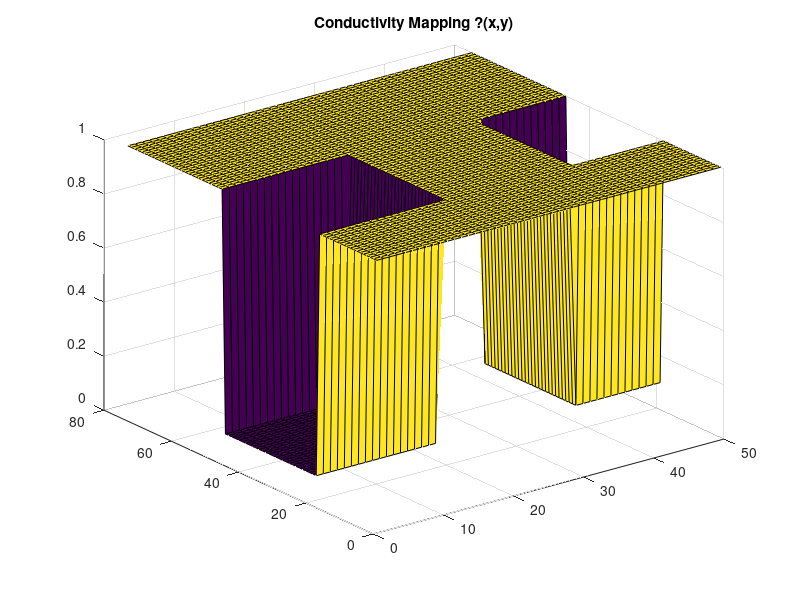
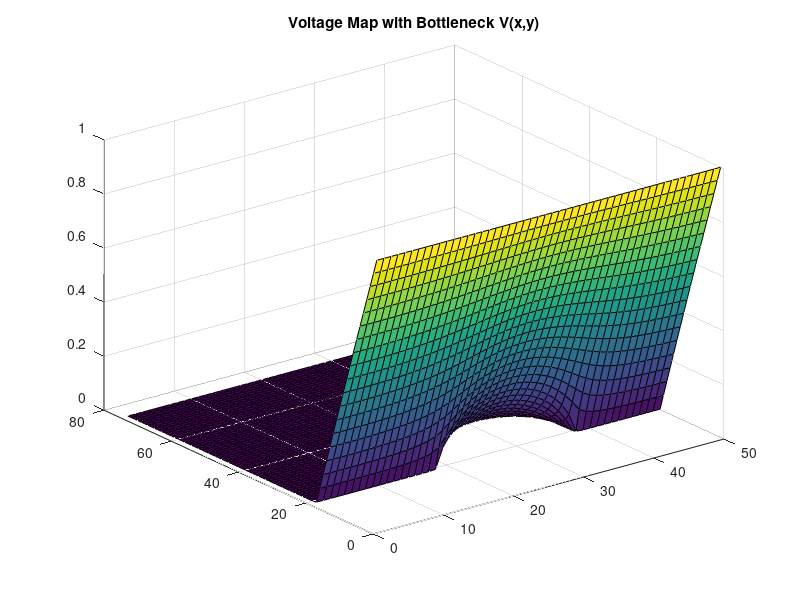
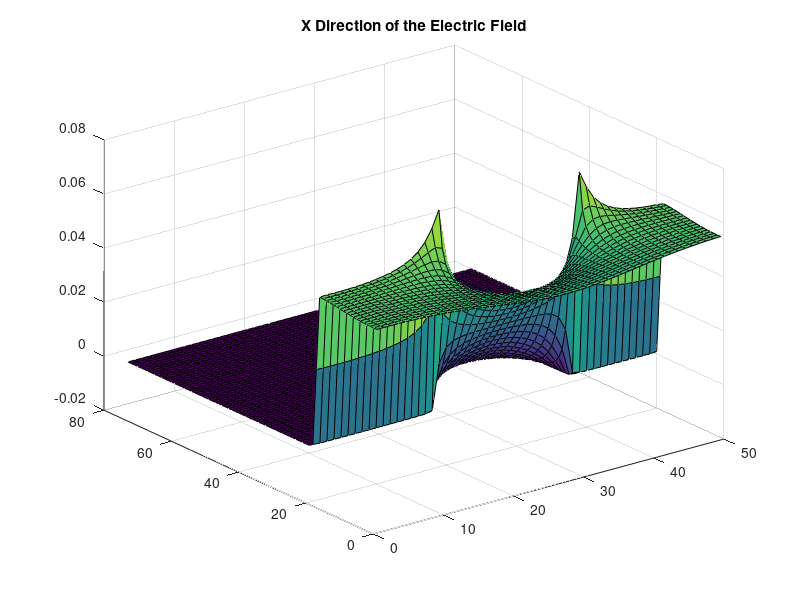
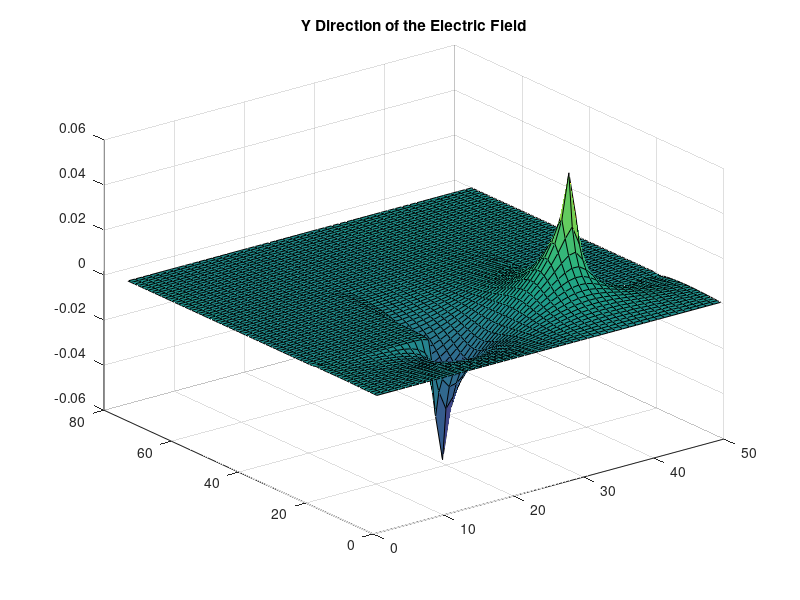

Write the MATLAB code that produced these figures, in order.


L = 75;
W = 50;
Gmatrix = sparse((W * L), (W * L));
F = zeros(1,(W*L));
vo = 1;

% conductivity Values 
condout = 1; %Conductivity outside the boxes   
condin = 10e-2; %Conductivity inside the boxes  
inner1 = [(L* 1/4), (L * 2.5/4), 0, (W * 1.5/4)];%top box region
inner2 = [(L * 1/4), (L * 2.5/4),  W, (W * 3/4)];%bottom box region


    
    
  for i = 1:1:L

    for j = 1:1:W
        
        k = j + (i - 1) * W;
        nym = j + ((i - 1)-1)*W;
        nyp = j + ((i + 1)-1)*W;
        nxm = (j-1) + (i - 1)*W;
        nxp = (j+1) + (i - 1)*W;
        if i == 1
            Gmatrix(k, :) = 0;
            Gmatrix(k, k) = 1;
            F(1, k) = 1;
        elseif i == L
            Gmatrix(k, :) = 0;
            Gmatrix(k, k) = 1;
            
        elseif j == 1 && i > 1 && i < L
            
            if i == inner2(1)
                Gmatrix(k, k) = -3;
                Gmatrix(k, nyp) = condin;
                Gmatrix(k, nxp) = condin;
                Gmatrix(k, nxm) = condout;
            
            elseif i == inner2(2)
                Gmatrix(k, k) = -3;
                Gmatrix(k, nyp) = condin;
                Gmatrix(k, nxp) = condout;
                Gmatrix(k, nxm) = condin;
                
            elseif (i > inner2(1) && i < inner2(2))
                Gmatrix(k, k) = -3;
                Gmatrix(k, nyp) = condin;
                Gmatrix(k, nxp) = condin;
                Gmatrix(k, nxm) = condin;
            else
                Gmatrix(k, k) = -3;
                Gmatrix(k, nyp) = condout;
                Gmatrix(k, nxp) = condout;
                Gmatrix(k, nxm) = condout;
            end
            
        elseif j == W && i > 1 && i < L
            
            if i == inner2(1)
                Gmatrix(k, k) = -3;
                Gmatrix(k,nym) = condin;
                Gmatrix(k, nxp) = condin;
                Gmatrix(k, nxm) = condout;
            
            elseif i == inner2(2)
                Gmatrix(k, k) = -3;
                Gmatrix(k, nym) = condin;
                Gmatrix(k, nxp) = condout;
                Gmatrix(k, nxm) = condin;
                
            elseif (i > inner2(1) && i < inner2(2)) 
                Gmatrix(k, k) = -3;
                Gmatrix(k, nym) = condin;
                Gmatrix(k, nxm) = condin;
                Gmatrix(k, nxm) = condin;
            else 
                Gmatrix(k, k) = -3;
                Gmatrix(k, nym) = condout;
                Gmatrix(k, nxp) = condout;
                Gmatrix(k, nxm) = condout;
            end
            
        else
            
            if i == inner2(1) && ((j < inner1(4)) || (j > inner2(4)))
                Gmatrix(k, k) = -4;
                Gmatrix(k, nyp) = condin;
                Gmatrix(k, nym) = condin;
                Gmatrix(k, nxp) = condin;
                Gmatrix(k, nxm) = condout;
            
            elseif i == inner2(2) && ((j < inner1(4)) || (j > inner2(4)))
                Gmatrix(k, k) = -4;
                Gmatrix(k, nyp) = condin;
                Gmatrix(k, nym) = condin;
                Gmatrix(k, nxp) = condout;
                Gmatrix(k, nxm) = condin;
                
            elseif (i > inner2(1) && i < inner2(2) && ((j < inner1(4)) || (j > inner2(4))))
                Gmatrix(k, k) = -4;
                Gmatrix(k, nyp) = condin;
                Gmatrix(k, nym) = condin;
                Gmatrix(k, nxp) = condin;
                Gmatrix(k, nxm) = condin;
            else
                Gmatrix(k, k) = -4;
                Gmatrix(k, nyp) = condout;
                Gmatrix(k, nym) = condout;
                Gmatrix(k, nxp) = condout;
                Gmatrix(k, nxm) = condout;
            end
           
        end
    end
                

  end 
  

cond = ones(L, W);

for i = 1:1:L
    
    for j = 1:1:W
        if(i > inner2(1) && i < inner2(2) && ((j < inner1(4)) || (j > inner2(4))))
            cond(i,j) = 10e-2;
        end
    end
    
end
    
figure(5);
surf(cond);
title('Conductivity Mapping ?(x,y)');


Z = Gmatrix\F';
Vbot = zeros(L,W);
for i = 1:1:L

    for j = 1:1:W
        n = j + (i - 1) * W;
        Vbot(i, j) = Z(n);
    end
end

figure (6);
surf(Vbot);
title('Voltage Map with Bottleneck V(x,y)');

[ElectroY, ElectroX] = gradient(Vbot);
DEN = cond.*gradient(Vbot);

ElectroX = -ElectroX;
ElectroY = -ElectroY;
figure(7)
surf(ElectroX)
title('X Direction of the Electric Field')

figure(8)
surf(ElectroY)
title('Y Direction of the Electric Field')



figure(9)
surf(DEN)
title('Current Density Magnitude plot')
B = 60;
BV = zeros(1, 100);
CV = zeros(1, 200);
for condu = 1:B
  BV(condu) = condin;
  BV = L*CV + W;
  Current = sum(sum(DEN))/(L*W);
  CV(condu) = Current;
  condin = condin + 0.01;    
end

Current = Current * -1
figure(10)
plot(BV, CV);
title('Current vs Conductivity');

figure(11)
plot(Current ,1:L);
title('Current vs mesh size');

figure(12)
plot(Current ,0:0.05:0.8);
title('Current vs  various bottle-necks');


